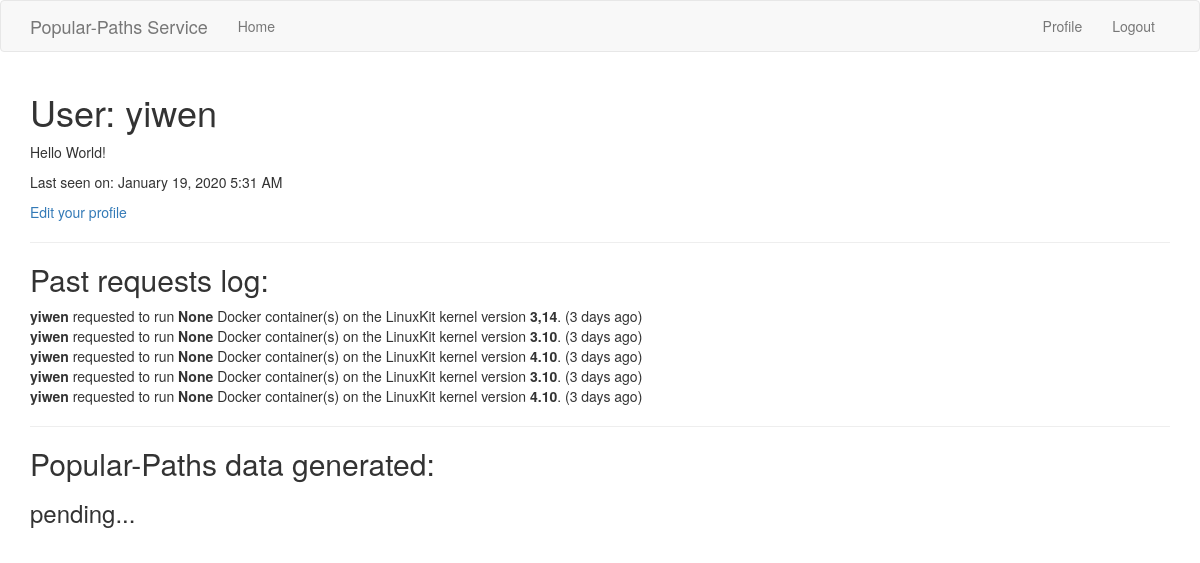
The page /user/yiwen (signed in) on the database as committed earlier.
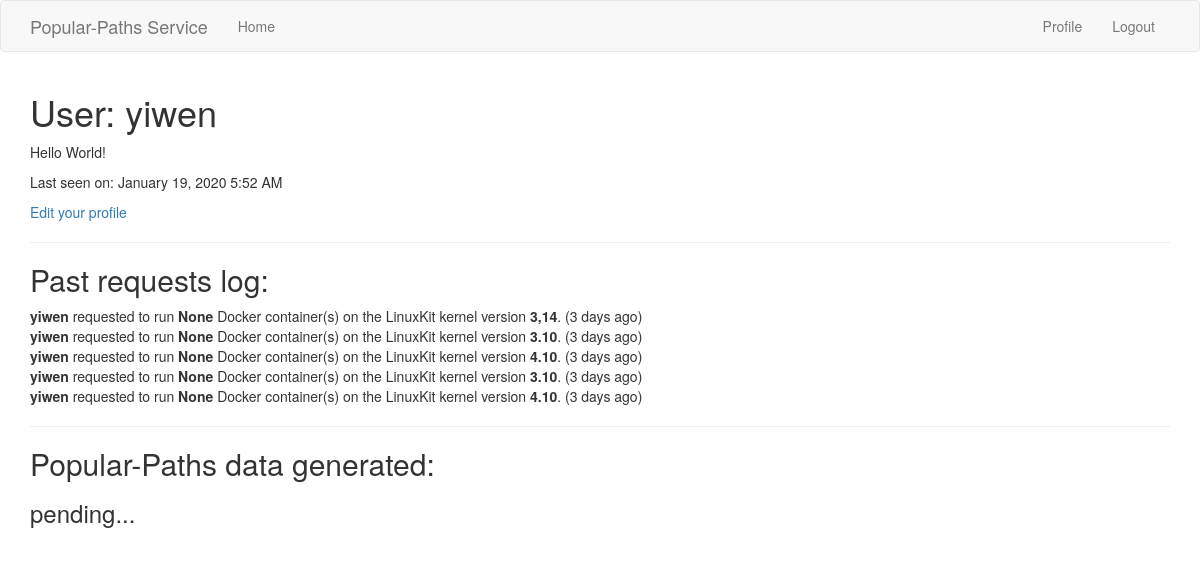
The same page on the database as committed later.
### app/models.py (models this page shows, shortened)
class User(UserMixin, db.Model):
    id = db.Column(db.Integer, primary_key=True)
    username = db.Column(db.String(64), index=True, unique=True)
    email = db.Column(db.String(120), index=True, unique=True)
    password_hash = db.Column(db.String(128))
    posts = db.relationship('Post', backref='author', lazy='dynamic')
    task = db.relationship('Task', backref='user', lazy='dynamic')
    about_me = db.Column(db.String(140))
    last_seen = db.Column(db.DateTime, default=datetime.utcnow)
    def get_all_posts(self):
        return Post.query.filter_by(user_id=self.id).all()

### app/routes.py (the view)
@app.route('/user/<username>')
@login_required
def user(username):
    user = User.query.filter_by(username=username).first_or_404()
    posts = current_user.get_all_posts()
    return render_template('user.html', user=user, posts=posts)

### app/models.py (called while the page is built)
@login.user_loader
def load_user(id):
    return User.query.get(int(id))

### app/routes.py (called while the page is built)
@app.before_request
def before_request():
    if current_user.is_authenticated:
        current_user.last_seen = datetime.utcnow()
        db.session.commit()

### app/templates/user.html
{% extends "base.html" %}
{% block app_content %}
    <h1>User: {{ user.username }}</h1>
    {% if user.about_me %}<p>{{ user.about_me }}</p>{% endif %}
    {% if user.last_seen %}<p>Last seen on: {{ moment(user.last_seen).format('LLL') }}</p>{% endif %}
    {% if user == current_user %}
    <p><a href="{{ url_for('edit_profile') }}">Edit your profile</a></p>
    {% endif %}
    <hr>
    <h2>Past requests log:</h2>
    {% for post in posts %}
        {% include '_post.html' %}
    {% endfor %}
    <hr>
    <h2> Popular-Paths data generated:</h2>
    <h3> pending...</h3>
{% endblock %}

Rows that differ between the two databases and show on the page:
changed User "yiwen": last_seen "January 19, 2020 5:31 AM" → "January 19, 2020 5:52 AM"
